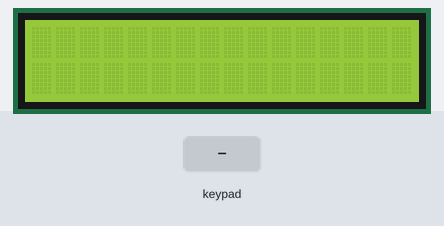
This program was run on a simulated Arduino Mega 2560, built with avr-gcc and run on an emulated ATmega2560. On the bench: 16×2 character LCD. The test bench sets the inputs (shaded band). What the program prints to the serial monitor is not drawn.

Above: at 1.2 s.
1.3 s: keypad keys 7 + 5 = pressed 0.4 s apart
At 2.9 s:
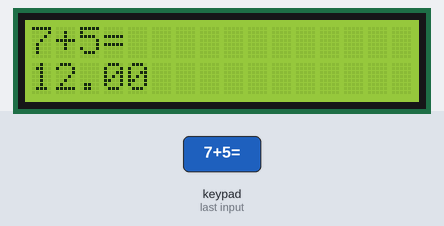
4.4 s: key '*' pressed
At 5.5 s:
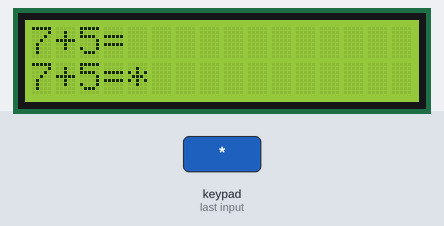
5.9 s: keypad keys 8 / 2 = pressed 0.4 s apart
At 8.0 s:
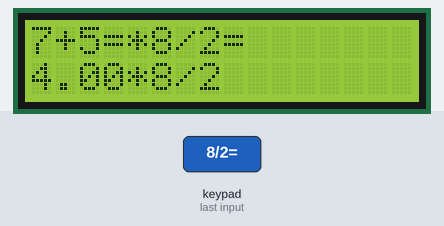
9.0 s: keypad keys 1 2 A pressed 0.4 s apart
At 9.21 s:
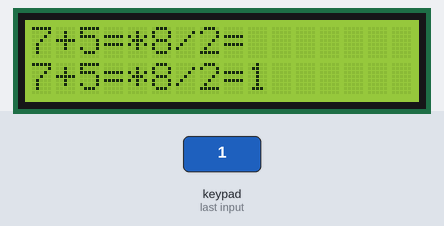
11.7 s: key '=' pressed
At 12.5 s:
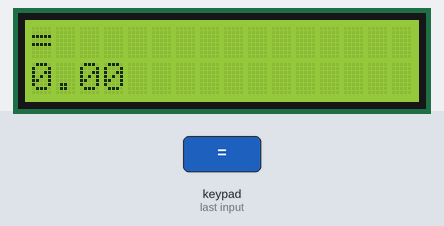
13.2 s: key '0' pressed
At 13.5 s:
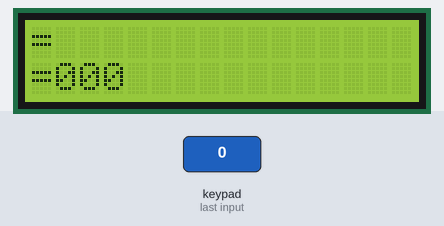
Timing chart, 0 to 15.7 s (numbered marks = the images above; inputs shaded):
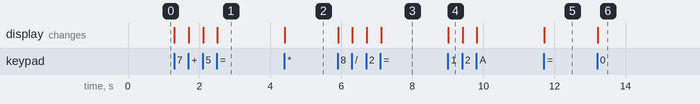

The program:

main.cpp
```cpp
#include <Arduino.h>
#include <Keypad.h>
#include <LiquidCrystal_I2C.h>

#define APP_NAME  "Numpad Mega - " __FILE__
#define APP_VERSION  "v0.1-" __DATE__ " " __TIME__

const byte ROWS = 5; //four rows
const byte COLS = 5; //four columns
//define the cymbols on the buttons of the keypads
#define AC 'A'
#define TIME 'T'
#define ALARM 'B'
#define SET 'S'
#define SOUND 'M'
#define UP 'U'
#define DOWN 'D'
#define NOT_AVAILABLE '_'

char hexaKeys[ROWS][COLS] = {
  {'=',AC,'0','.','+'},
  {'3','_','1','2','-'},
  {'6',TIME,'4','5','*'},
  {'9',ALARM,'7','8','/'},
  {'%',SET,DOWN,UP,SOUND}
};
byte rowPins[ROWS] = {31, 32, 33, 34, 35}; //connect to the row pinouts of the keypad
byte colPins[COLS] = {41, 42, 43, 44, 45}; //connect to the column pinouts of the keypad

//initialize an instance of class NewKeypad
Keypad customKeypad = Keypad( makeKeymap(hexaKeys), rowPins, colPins, ROWS, COLS);
LiquidCrystal_I2C lcd(0x27, 16, 2);

void setup(){
  Serial.begin(9600);
  Serial.println(APP_NAME);
  Serial.println(APP_VERSION);

  lcd.init();   // initializing the LCD
  lcd.backlight(); // Enable or Turn On the backlight

}

String currentLine = "";
String currentOperand = "";
long operand1 = 0;
long operand2 = 0;
char op = ' ';
float result = 0;

boolean isOperator(char customKey){
    return customKey == '/' || customKey == '*' || customKey =='+' || customKey =='-';
}

void loop(){
  char customKey = customKeypad.getKey();

  if (customKey){
    Serial.println(customKey);
    if(customKey == AC){
      currentLine = "";
      currentOperand = "";
      operand1 = 0;
      operand2 = 0;
      op = ' ';
      result = 0;
      lcd.clear();
    }else if(customKey == '='){
      operand2 = currentOperand.toInt();
      switch(op){
        case '+': result = operand1 + operand2;
          break;
        case '-': result = operand1 - operand2;
          break;
        case '*': result = operand1 * operand2;
          break;
        case '/': result = operand1 / operand2;
          break;
      }
      currentLine = currentLine + customKey;
      lcd.setCursor(0,0);
      lcd.print(currentLine);
      lcd.setCursor(0,1);
      lcd.print(String(result));

    }else if(isDigit(customKey)){
      currentOperand = currentOperand + customKey;
      currentLine = currentLine + customKey;
      lcd.setCursor(0,1);
      lcd.print(currentLine);
    }else if(isOperator(customKey)){
      operand1 = currentOperand.toInt();
      currentOperand = "";
      op = customKey;
      currentLine = currentLine + customKey;
      lcd.setCursor(0,1);
      lcd.print(currentLine);
    }

  }
}
```

Measured:
- after the input at 1.3 s, the display: first changes at once (image 1 shows a later state)
- after the input at 4.4 s, the display: changes at once (image 2)
- after the input at 5.9 s, the display: first changes at once (image 3 shows a later state)
- after the input at 9.0 s, the display: changes at once (image 4)
- after the input at 11.7 s, the display: changes at once (image 5)
- after the input at 13.2 s, the display: changes at once (image 6)
